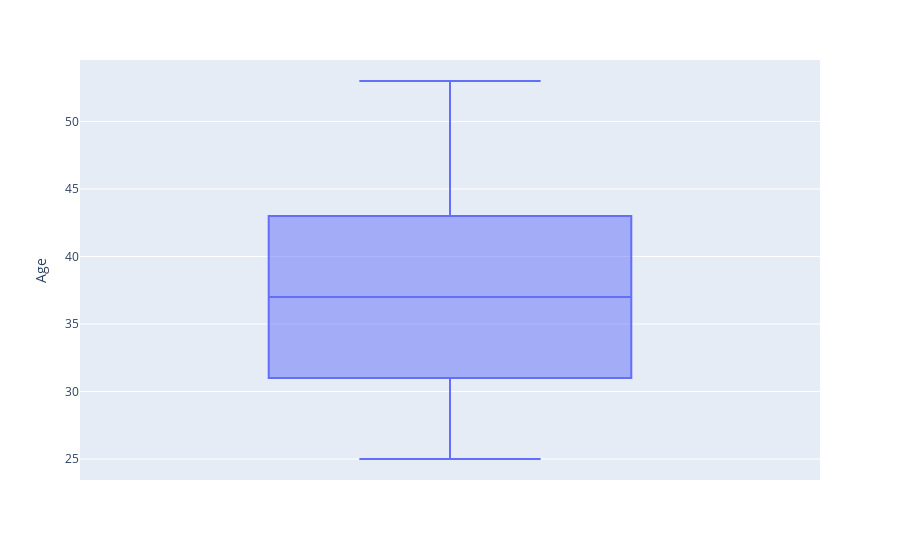

Notebook code for this chart:
### Code cell
fig = px.box(df_merged, y="Age")
fig.show()

### Figure 1 — Plotly figure (JSON) as saved in the notebook; plotly's stock layout.template omitted (floating-point values rounded to 4 significant figures; data arrays with more than 128 entries replaced by an {"elided": "..."} marker saying what was removed)
{"data": [{"alignmentgroup": "True", "hovertemplate": "Age=%{y}<extra></extra>", "legendgroup": "", "marker": {"color": "#636efa"}, "name": "", "notched": false, "offsetgroup": "", "orientation": "v", "showlegend": false, "type": "box", "x0": " ", "xaxis": "x", "y": {"elided": "164 int values"}, "y0": " ", "yaxis": "y"}], "layout": {"boxmode": "group", "legend": {"tracegroupgap": 0}, "margin": {"t": 60}, "xaxis": {"anchor": "y", "domain": [0, 1]}, "yaxis": {"anchor": "x", "domain": [0, 1], "title": {"text": "Age"}}}}
